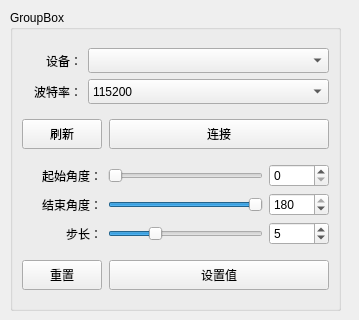
<?xml version="1.0" encoding="UTF-8"?>
<ui version="4.0">
 <class>Control</class>
 <widget class="QWidget" name="Control">
  <property name="geometry">
   <rect>
    <x>0</x>
    <y>0</y>
    <width>359</width>
    <height>320</height>
   </rect>
  </property>
  <property name="windowTitle">
   <string>Form</string>
  </property>
  <widget class="QGroupBox" name="groupBox">
   <property name="geometry">
    <rect>
     <x>10</x>
     <y>10</y>
     <width>331</width>
     <height>301</height>
    </rect>
   </property>
   <property name="title">
    <string>GroupBox</string>
   </property>
   <layout class="QVBoxLayout" name="verticalLayout_3">
    <item>
     <layout class="QVBoxLayout" name="verticalLayout_2">
      <item>
       <layout class="QVBoxLayout" name="verticalLayout">
        <item>
         <layout class="QHBoxLayout" name="horizontalLayout" stretch="1,4">
          <item alignment="Qt::AlignRight">
           <widget class="QLabel" name="label">
            <property name="minimumSize">
             <size>
              <width>60</width>
              <height>0</height>
             </size>
            </property>
            <property name="text">
             <string>设备：</string>
            </property>
            <property name="alignment">
             <set>Qt::AlignRight|Qt::AlignTrailing|Qt::AlignVCenter</set>
            </property>
           </widget>
          </item>
          <item>
           <widget class="QComboBox" name="devComboBox">
            <property name="minimumSize">
             <size>
              <width>0</width>
              <height>25</height>
             </size>
            </property>
           </widget>
          </item>
         </layout>
        </item>
        <item>
         <layout class="QHBoxLayout" name="horizontalLayout_2" stretch="1,4">
          <item alignment="Qt::AlignRight">
           <widget class="QLabel" name="label_2">
            <property name="minimumSize">
             <size>
              <width>60</width>
              <height>0</height>
             </size>
            </property>
            <property name="text">
             <string>波特率：</string>
            </property>
            <property name="alignment">
             <set>Qt::AlignRight|Qt::AlignTrailing|Qt::AlignVCenter</set>
            </property>
           </widget>
          </item>
          <item>
           <widget class="QComboBox" name="rateComboBox">
            <property name="minimumSize">
             <size>
              <width>0</width>
              <height>25</height>
             </size>
            </property>
            <property name="currentIndex">
             <number>2</number>
            </property>
            <item>
             <property name="text">
              <string>9600</string>
             </property>
            </item>
            <item>
             <property name="text">
              <string>57600</string>
             </property>
            </item>
            <item>
             <property name="text">
              <string>115200</string>
             </property>
            </item>
           </widget>
          </item>
         </layout>
        </item>
       </layout>
      </item>
     </layout>
    </item>
    <item>
     <layout class="QHBoxLayout" name="horizontalLayout_3" stretch="0,1">
      <property name="spacing">
       <number>7</number>
      </property>
      <property name="topMargin">
       <number>0</number>
      </property>
      <item>
       <widget class="QPushButton" name="btn_reflash">
        <property name="sizePolicy">
         <sizepolicy hsizetype="Minimum" vsizetype="Fixed">
          <horstretch>0</horstretch>
          <verstretch>0</verstretch>
         </sizepolicy>
        </property>
        <property name="minimumSize">
         <size>
          <width>0</width>
          <height>30</height>
         </size>
        </property>
        <property name="text">
         <string>刷新</string>
        </property>
       </widget>
      </item>
      <item>
       <widget class="QPushButton" name="btn_connect">
        <property name="minimumSize">
         <size>
          <width>0</width>
          <height>30</height>
         </size>
        </property>
        <property name="text">
         <string>连接</string>
        </property>
       </widget>
      </item>
     </layout>
    </item>
    <item>
     <layout class="QVBoxLayout" name="verticalLayout_4">
      <item>
       <layout class="QHBoxLayout" name="horizontalLayout_4" stretch="1,3,1">
        <item>
         <widget class="QLabel" name="label_3">
          <property name="minimumSize">
           <size>
            <width>80</width>
            <height>0</height>
           </size>
          </property>
          <property name="text">
           <string>起始角度：</string>
          </property>
          <property name="alignment">
           <set>Qt::AlignRight|Qt::AlignTrailing|Qt::AlignVCenter</set>
          </property>
         </widget>
        </item>
        <item>
         <widget class="QSlider" name="startAngleSlider">
          <property name="maximum">
           <number>180</number>
          </property>
          <property name="orientation">
           <enum>Qt::Horizontal</enum>
          </property>
         </widget>
        </item>
        <item>
         <widget class="QSpinBox" name="startAngleSpinBox">
          <property name="minimumSize">
           <size>
            <width>60</width>
            <height>0</height>
           </size>
          </property>
          <property name="maximum">
           <number>180</number>
          </property>
         </widget>
        </item>
       </layout>
      </item>
      <item>
       <layout class="QHBoxLayout" name="horizontalLayout_6" stretch="1,3,1">
        <item>
         <widget class="QLabel" name="label_5">
          <property name="minimumSize">
           <size>
            <width>80</width>
            <height>0</height>
           </size>
          </property>
          <property name="sizeIncrement">
           <size>
            <width>0</width>
            <height>0</height>
           </size>
          </property>
          <property name="text">
           <string>结束角度：</string>
          </property>
          <property name="alignment">
           <set>Qt::AlignRight|Qt::AlignTrailing|Qt::AlignVCenter</set>
          </property>
         </widget>
        </item>
        <item>
         <widget class="QSlider" name="endAngleSlider">
          <property name="maximum">
           <number>180</number>
          </property>
          <property name="value">
           <number>180</number>
          </property>
          <property name="orientation">
           <enum>Qt::Horizontal</enum>
          </property>
         </widget>
        </item>
        <item>
         <widget class="QSpinBox" name="endAngleSpinBox">
          <property name="minimumSize">
           <size>
            <width>60</width>
            <height>0</height>
           </size>
          </property>
          <property name="maximum">
           <number>180</number>
          </property>
          <property name="value">
           <number>180</number>
          </property>
         </widget>
        </item>
       </layout>
      </item>
      <item>
       <layout class="QHBoxLayout" name="horizontalLayout_7" stretch="1,3,1">
        <item>
         <widget class="QLabel" name="label_6">
          <property name="minimumSize">
           <size>
            <width>80</width>
            <height>0</height>
           </size>
          </property>
          <property name="text">
           <string>步长：</string>
          </property>
          <property name="alignment">
           <set>Qt::AlignRight|Qt::AlignTrailing|Qt::AlignVCenter</set>
          </property>
         </widget>
        </item>
        <item>
         <widget class="QSlider" name="stepSlider">
          <property name="minimum">
           <number>1</number>
          </property>
          <property name="maximum">
           <number>15</number>
          </property>
          <property name="value">
           <number>5</number>
          </property>
          <property name="orientation">
           <enum>Qt::Horizontal</enum>
          </property>
         </widget>
        </item>
        <item>
         <widget class="QSpinBox" name="stepSpinBox">
          <property name="minimumSize">
           <size>
            <width>60</width>
            <height>0</height>
           </size>
          </property>
          <property name="minimum">
           <number>1</number>
          </property>
          <property name="maximum">
           <number>15</number>
          </property>
          <property name="value">
           <number>5</number>
          </property>
         </widget>
        </item>
       </layout>
      </item>
     </layout>
    </item>
    <item>
     <layout class="QHBoxLayout" name="horizontalLayout_5" stretch="0,1">
      <property name="spacing">
       <number>7</number>
      </property>
      <property name="topMargin">
       <number>0</number>
      </property>
      <item>
       <widget class="QPushButton" name="btn_reset_val">
        <property name="sizePolicy">
         <sizepolicy hsizetype="Minimum" vsizetype="Fixed">
          <horstretch>0</horstretch>
          <verstretch>0</verstretch>
         </sizepolicy>
        </property>
        <property name="minimumSize">
         <size>
          <width>0</width>
          <height>30</height>
         </size>
        </property>
        <property name="text">
         <string>重置</string>
        </property>
       </widget>
      </item>
      <item>
       <widget class="QPushButton" name="btn_set_val">
        <property name="minimumSize">
         <size>
          <width>0</width>
          <height>30</height>
         </size>
        </property>
        <property name="text">
         <string>设置值</string>
        </property>
       </widget>
      </item>
     </layout>
    </item>
   </layout>
  </widget>
 </widget>
 <resources/>
 <connections>
  <connection>
   <sender>startAngleSlider</sender>
   <signal>valueChanged(int)</signal>
   <receiver>startAngleSpinBox</receiver>
   <slot>setValue(int)</slot>
   <hints>
    <hint type="sourcelabel">
     <x>197</x>
     <y>162</y>
    </hint>
    <hint type="destinationlabel">
     <x>255</x>
     <y>163</y>
    </hint>
   </hints>
  </connection>
  <connection>
   <sender>startAngleSpinBox</sender>
   <signal>valueChanged(int)</signal>
   <receiver>startAngleSlider</receiver>
   <slot>setValue(int)</slot>
   <hints>
    <hint type="sourcelabel">
     <x>241</x>
     <y>155</y>
    </hint>
    <hint type="destinationlabel">
     <x>214</x>
     <y>155</y>
    </hint>
   </hints>
  </connection>
  <connection>
   <sender>endAngleSlider</sender>
   <signal>valueChanged(int)</signal>
   <receiver>endAngleSpinBox</receiver>
   <slot>setValue(int)</slot>
   <hints>
    <hint type="sourcelabel">
     <x>205</x>
     <y>192</y>
    </hint>
    <hint type="destinationlabel">
     <x>245</x>
     <y>200</y>
    </hint>
   </hints>
  </connection>
  <connection>
   <sender>endAngleSpinBox</sender>
   <signal>valueChanged(int)</signal>
   <receiver>endAngleSlider</receiver>
   <slot>setValue(int)</slot>
   <hints>
    <hint type="sourcelabel">
     <x>247</x>
     <y>188</y>
    </hint>
    <hint type="destinationlabel">
     <x>203</x>
     <y>188</y>
    </hint>
   </hints>
  </connection>
  <connection>
   <sender>stepSlider</sender>
   <signal>valueChanged(int)</signal>
   <receiver>stepSpinBox</receiver>
   <slot>setValue(int)</slot>
   <hints>
    <hint type="sourcelabel">
     <x>210</x>
     <y>223</y>
    </hint>
    <hint type="destinationlabel">
     <x>249</x>
     <y>231</y>
    </hint>
   </hints>
  </connection>
  <connection>
   <sender>stepSpinBox</sender>
   <signal>valueChanged(int)</signal>
   <receiver>stepSlider</receiver>
   <slot>setValue(int)</slot>
   <hints>
    <hint type="sourcelabel">
     <x>257</x>
     <y>217</y>
    </hint>
    <hint type="destinationlabel">
     <x>207</x>
     <y>222</y>
    </hint>
   </hints>
  </connection>
 </connections>
</ui>
